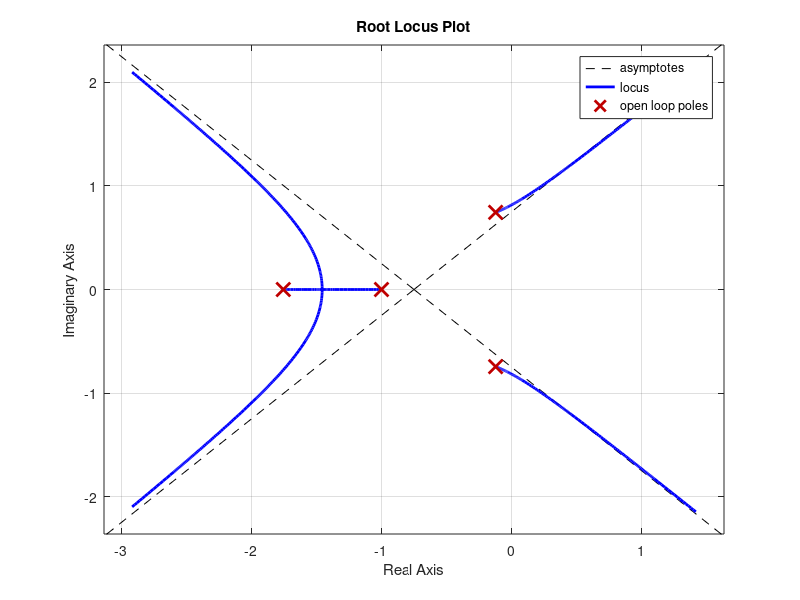

Reproduce this figure in MATLAB.
% % Define the transfer function
% num = [1]; % Numerator coefficients
% den = [1, 3, 3, 2]; % Denominator coefficients
% sys = tf(num, den);
% 
% % Plot the root locus
% rlocus(sys);

% Define the transfer function parameters
k = 1;  % You can change the value of k as needed

% Define the transfer function
num = [k];
den = [1, 3, 3, 2, k];
G = tf(num, den);

% Plot the root locus
figure;
rlocus(G);
title('Root Locus Plot');
grid on;

